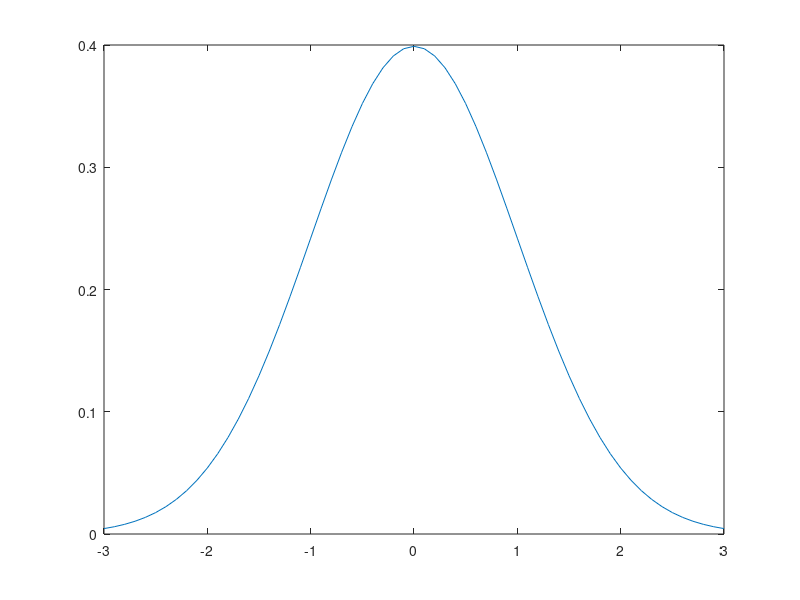

Recreate this plot in MATLAB. (Note: this script raises an error after producing the figure.)
x0 = [-3:.1:3];
y = normpdf(x0,0,1);
plot(x0,y);hold on
histogram(xs,100,'Normalization','pdf')
qqplot(xs)


pwelch(squeeze(dataset_test(:,1,[1,2,3,13,14,15])),126,[],[],20)
legend('1','2','3','4','5','6')